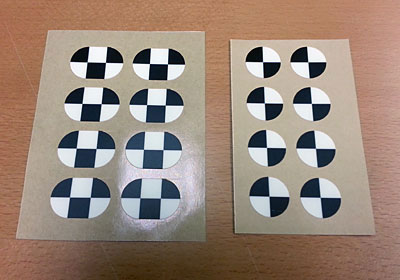
#> input picture Data/micronxpoints.jpg, 400 x 280 px
$ jupyter execute fft_sobel_covolution.ipynb
#> lines starting #> are read from the running program, lines starting #| are printed output that depends on the picture; after the words box and inside, x2 and y2 are one past the last pixel; in counts of white or black regions, pixels touching at a corner belong together
[cell 1]
import cv2 as cv
import numpy as np
import matplotlib.pyplot as plt

[cell 2]
image_size = (400, 400)

kernel_size = 5
sobel_x = cv.getDerivKernels(0, 1, kernel_size)
sobel_x = sobel_x[0] @ sobel_x[1].T
sobel_y = cv.getDerivKernels(1, 0, kernel_size)
sobel_y = sobel_y[0] @ sobel_y[1].T

sobel_x_fft = np.fft.fftshift(np.fft.fft2(sobel_x, image_size))
sobel_y_fft = np.fft.fftshift(np.fft.fft2(sobel_y, image_size))

convoluted = sobel_x_fft * sobel_y_fft

[cell 3]
plt.figure(figsize=(10, 10))
plt.subplot(2, 3, 1)
plt.imshow(np.abs(sobel_x_fft), cmap='gray')
plt.title('Sobel X FFT')
plt.axis('off')

plt.subplot(2, 3, 2)
plt.imshow(np.abs(sobel_y_fft), cmap='gray')
plt.title('Sobel Y FFT')
plt.axis('off')

plt.subplot(2, 3, 3)
plt.imshow(np.abs(convoluted), cmap='gray')
plt.title('Convolution')
plt.axis('off')
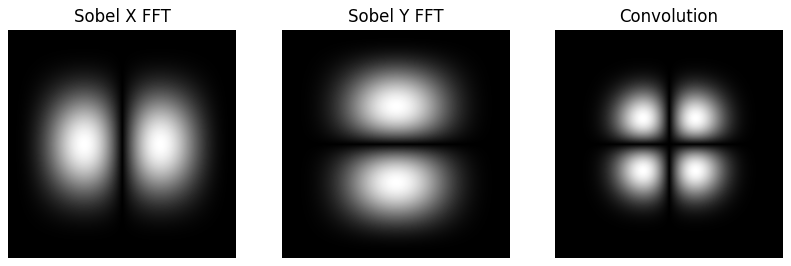
#> figure drawn by matplotlib, 3 panels

[cell 4]
convoluted = sobel_x_fft * sobel_y_fft
convoluted_inverse = np.fft.ifft2(np.fft.ifftshift(convoluted))

plt.figure(figsize=(10, 10))
plt.subplot(2, 3, 1)
plt.imshow(abs(sobel_x), cmap='hot')
plt.title('Sobel X')
plt.axis('off')

plt.subplot(2, 3, 2)
plt.imshow(abs(sobel_y), cmap='hot')
plt.title('Sobel Y')
plt.axis('off')

plt.subplot(2, 3, 3)
plt.imshow(np.abs(convoluted_inverse[0:9, 0:9]), cmap='hot')
plt.title('Convolution')
plt.axis('off')
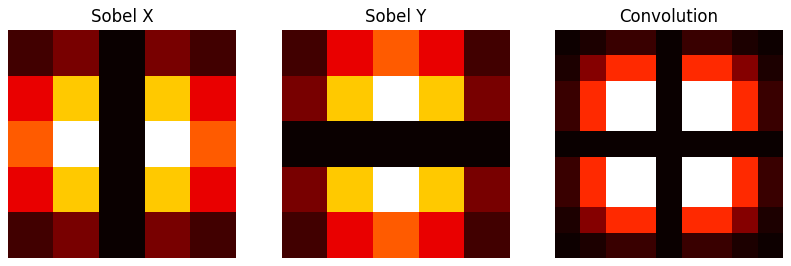
#> figure drawn by matplotlib, 3 panels

[cell 5]
image = cv.imread('Data/micronxpoints.jpg', cv.IMREAD_GRAYSCALE)
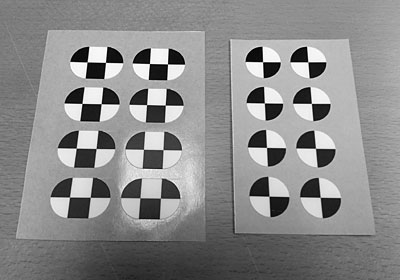
#> image: shape (280, 400); min 0, max 255, mean 138.4
image = cv.resize(image, image_size)
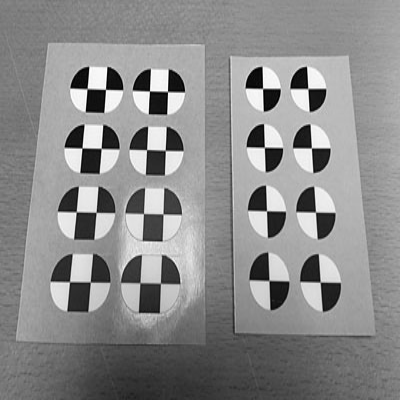
#> image: shape (400, 400); min 0, max 255, mean 138.3

image_fft = np.fft.fftshift(np.fft.fft2(image))

transformed_image = image_fft * convoluted

original_image = np.fft.ifft2(np.fft.ifftshift(transformed_image))
original_image = np.abs(original_image)
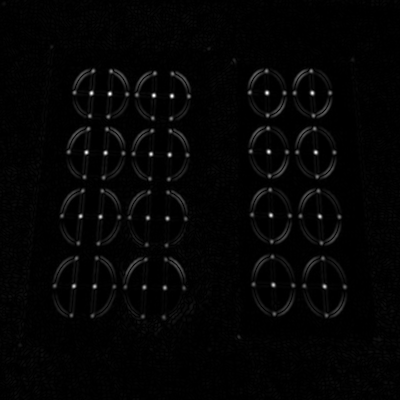
#> original_image: shape (400, 400) float64; min 4.67e-12, max 552645, mean 10730.5; drawn with min black and max white
original_image = (original_image / np.max(original_image) * 255).astype(np.uint8)

[cell 6]
plt.figure(figsize=(10, 10))
plt.subplot(1, 2, 1)
plt.imshow(image, cmap='gray')
plt.axis('off')

plt.subplot(1, 2, 2)
plt.imshow(original_image, cmap='gray')
plt.axis('off')

[cell 7]
threshold = 100
mask = np.argwhere(original_image > threshold)
#> mask = 451 pairs, first value 70 to 315, second value 54 to 344
values = original_image[mask[:, 0], mask[:, 1]]
#> values = 451 values, max 255 at index 117, min 101 at index 5, mean 139.2

ret, threshold = cv.threshold(values, 0, 255, cv.THRESH_BINARY + cv.THRESH_OTSU)
#> ret = 156; threshold = 451 values, max 255 at index 31, min 0 at index 0, mean 66.72

ret, thresholded_image = cv.threshold(original_image, ret, 255, cv.THRESH_BINARY)
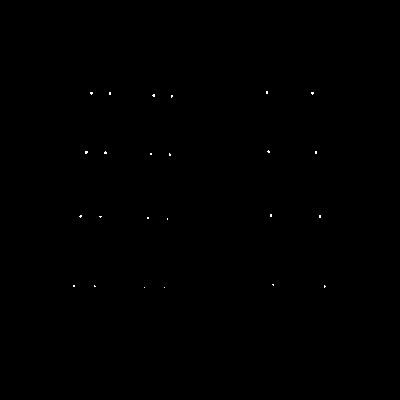
#> thresholded_image: shape (400, 400); 0.07% white in thin lines or dots, all inside (x1, y1, x2, y2) = (73, 91, 326, 288)

plt.imshow(thresholded_image, cmap='gray')
plt.axis('off')

[cell 8]
ret, labels, stats, centroids = cv.connectedComponentsWithStats(thresholded_image)
#> labels: shape (400, 400) int32; 25 distinct labels, from 0 to 24
#> ret = 25; stats = 25 rows, first 6: [0, 0, 400, 400, 159882], [266, 91, 2, 3, 6], [90, 92, 3, 3, 7], [109, 92, 2, 3, 6], [311, 92, 3, 3, 7], [152, 94, 3, 3, 7]; centroids = 25 pairs, first value 73.5 to 324.2, second value 92 to 287

criteria = (cv.TERM_CRITERIA_EPS + cv.TERM_CRITERIA_MAX_ITER, 300, 0.001)
corners = cv.cornerSubPix(image, np.float32(centroids[1:]), (5, 5), (-1, -1), criteria)
#> corners = 24 rows, first 8: [262.6, 88.39], [87.01, 88.66], [105.5, 89.37], [307.8, 88.54], [149.5, 90.95], [167.5, 91.53], [81.96, 147.9], [101.2, 148.4]

[cell 9]
display_image = cv.cvtColor(image, cv.COLOR_GRAY2RGB)

for i, original, corner in zip(range(len(corners)), centroids[1:], corners):
    cv.circle(display_image, np.int32(original), 0, (0, 255, 0), 0)
    cv.circle(display_image, np.int32(corner), 0, (255, 0, 0), 0)
#> this loop made 24 passes
#> (original, corner) on passes 1 to 12: ([266.5, 92], [262.6, 88.39]), ([91, 92.71], [87.01, 88.66]), ([109.5, 93], [105.5, 89.37]), ([312, 92.71], [307.8, 88.54]), ([153.3, 95], [149.5, 90.95]), ([171.4, 95.8], [167.5, 91.53]), ([85.88, 151.9], [81.96, 147.9]), ([105, 152.3], [101.2, 148.4]), ([268.2, 151.2], [264.4, 147.3]), ([315.5, 152], [311.4, 147.9]), ([150.5, 153.5], [146.6, 149.6]), ([169.4, 154.2], [165.3, 150.3])
#> display_image: shape (400, 400, 3); mean B, G, R 138.3, 138.3, 138.3

plt.figure(figsize=(10,10))
plt.imshow(display_image)
plt.axis('off')
